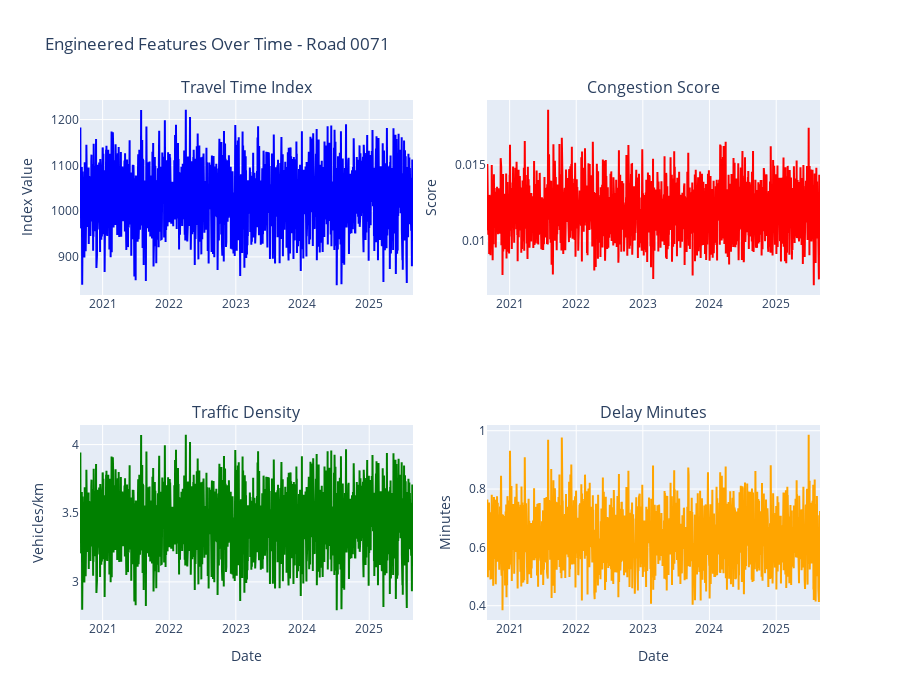

The cell this chart's notebook holds for it:
### Markdown cell above
## 7. Visualize Engineered Features

### Code cell
# Select a sample road for detailed visualization
sample_road = df_merged['road_code'].value_counts().index[0]
df_sample = df_merged[df_merged['road_code'] == sample_road].copy()

# Create subplots for engineered features
fig = make_subplots(
    rows=2, cols=2,
    subplot_titles=(
        'Travel Time Index',
        'Congestion Score',
        'Traffic Density',
        'Delay Minutes'
    ),
    specs=[[{'secondary_y': False}, {'secondary_y': False}],
           [{'secondary_y': False}, {'secondary_y': False}]]
)

# Travel Time Index
daily_tti = df_sample.groupby(df_sample['datetime'].dt.date)['travel_time_index'].mean()
fig.add_trace(
    go.Scatter(x=daily_tti.index, y=daily_tti.values,
               mode='lines', name='Travel Time Index',
               line=dict(color='blue')),
    row=1, col=1
)

# Congestion Score
daily_congestion = df_sample.groupby(df_sample['datetime'].dt.date)['congestion_score'].mean()
fig.add_trace(
    go.Scatter(x=daily_congestion.index, y=daily_congestion.values,
               mode='lines', name='Congestion Score',
               line=dict(color='red')),
    row=1, col=2
)

# Traffic Density
daily_density = df_sample.groupby(df_sample['datetime'].dt.date)['traffic_density'].mean()
fig.add_trace(
    go.Scatter(x=daily_density.index, y=daily_density.values,
               mode='lines', name='Traffic Density',
               line=dict(color='green')),
    row=2, col=1
)

# Delay Minutes
daily_delay = df_sample.groupby(df_sample['datetime'].dt.date)['delay_minutes'].mean()
fig.add_trace(
    go.Scatter(x=daily_delay.index, y=daily_delay.values,
               mode='lines', name='Delay Minutes',
               line=dict(color='orange')),
    row=2, col=2
)

# Update layout
fig.update_xaxes(title_text="Date", row=2, col=1)
fig.update_xaxes(title_text="Date", row=2, col=2)
fig.update_yaxes(title_text="Index Value", row=1, col=1)
fig.update_yaxes(title_text="Score", row=1, col=2)
fig.update_yaxes(title_text="Vehicles/km", row=2, col=1)
fig.update_yaxes(title_text="Minutes", row=2, col=2)

fig.update_layout(
    height=700,
    title_text=f"Engineered Features Over Time - Road {sample_road}",
    showlegend=False
)

fig.show()

### Figure 1 — Plotly figure (JSON) as saved in the notebook; plotly's stock layout.template omitted (floating-point values rounded to 4 significant figures; data arrays with more than 128 entries replaced by an {"elided": "..."} marker saying what was removed)
{"data": [{"line": {"color": "blue"}, "mode": "lines", "name": "Travel Time Index", "type": "scatter", "x": {"elided": "1826 str values"}, "xaxis": "x", "y": {"elided": "1826 float values"}, "yaxis": "y"}, {"line": {"color": "red"}, "mode": "lines", "name": "Congestion Score", "type": "scatter", "x": {"elided": "1826 str values"}, "xaxis": "x2", "y": {"elided": "1826 float values"}, "yaxis": "y2"}, {"line": {"color": "green"}, "mode": "lines", "name": "Traffic Density", "type": "scatter", "x": {"elided": "1826 str values"}, "xaxis": "x3", "y": {"elided": "1826 float values"}, "yaxis": "y3"}, {"line": {"color": "orange"}, "mode": "lines", "name": "Delay Minutes", "type": "scatter", "x": {"elided": "1826 str values"}, "xaxis": "x4", "y": {"elided": "1826 float values"}, "yaxis": "y4"}], "layout": {"annotations": [{"font": {"size": 16}, "showarrow": false, "text": "Travel Time Index", "x": 0.225, "xanchor": "center", "xref": "paper", "y": 1, "yanchor": "bottom", "yref": "paper"}, {"font": {"size": 16}, "showarrow": false, "text": "Congestion Score", "x": 0.775, "xanchor": "center", "xref": "paper", "y": 1, "yanchor": "bottom", "yref": "paper"}, {"font": {"size": 16}, "showarrow": false, "text": "Traffic Density", "x": 0.225, "xanchor": "center", "xref": "paper", "y": 0.375, "yanchor": "bottom", "yref": "paper"}, {"font": {"size": 16}, "showarrow": false, "text": "Delay Minutes", "x": 0.775, "xanchor": "center", "xref": "paper", "y": 0.375, "yanchor": "bottom", "yref": "paper"}], "height": 700, "showlegend": false, "title": {"text": "Engineered Features Over Time - Road 0071"}, "xaxis": {"anchor": "y", "domain": [0, 0.45]}, "xaxis2": {"anchor": "y2", "domain": [0.55, 1]}, "xaxis3": {"anchor": "y3", "domain": [0, 0.45], "title": {"text": "Date"}}, "xaxis4": {"anchor": "y4", "domain": [0.55, 1], "title": {"text": "Date"}}, "yaxis": {"anchor": "x", "domain": [0.625, 1], "title": {"text": "Index Value"}}, "yaxis2": {"anchor": "x2", "domain": [0.625, 1], "title": {"text": "Score"}}, "yaxis3": {"anchor": "x3", "domain": [0, 0.375], "title": {"text": "Vehicles/km"}}, "yaxis4": {"anchor": "x4", "domain": [0, 0.375], "title": {"text": "Minutes"}}}}
